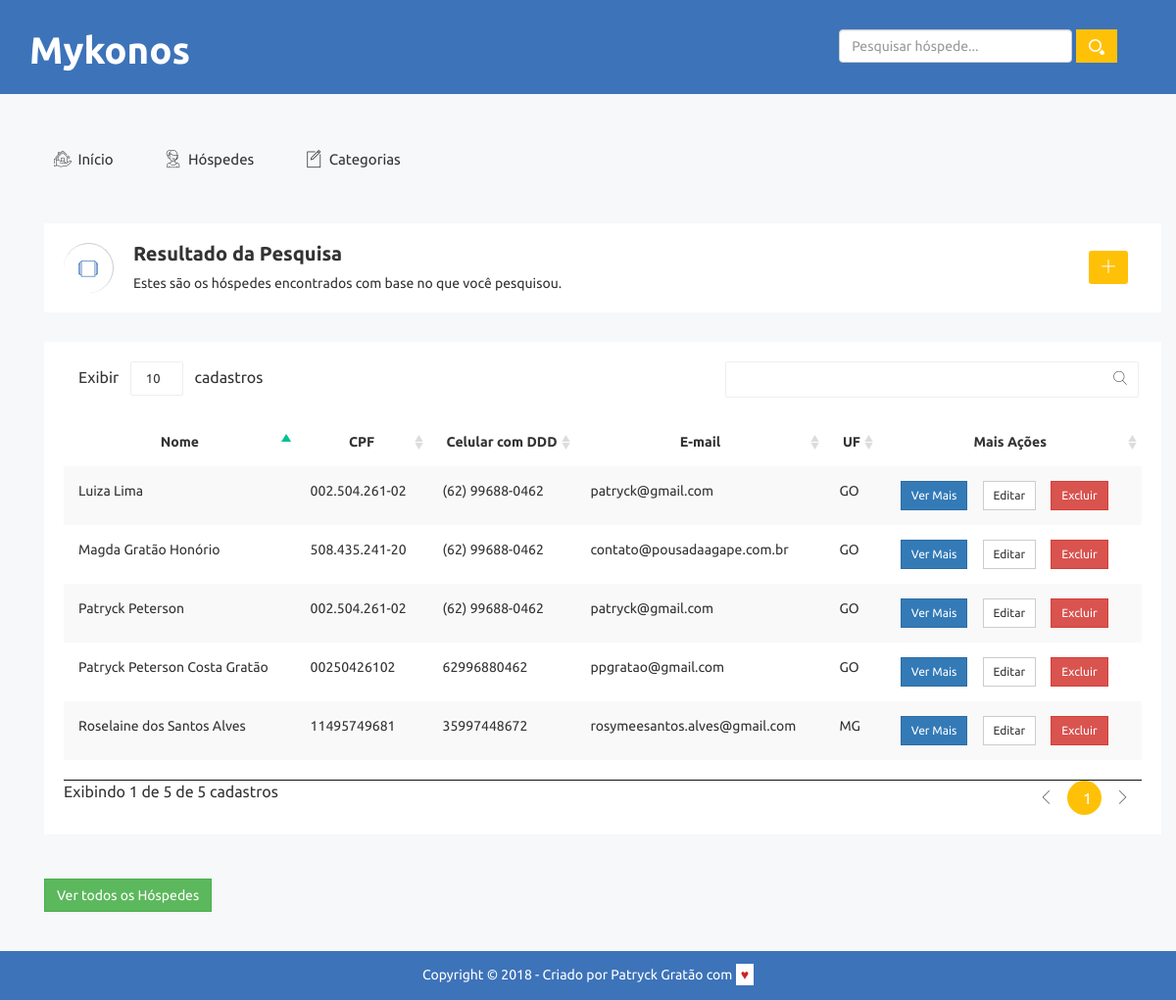
Before: /pesquisar.php with the older database file.
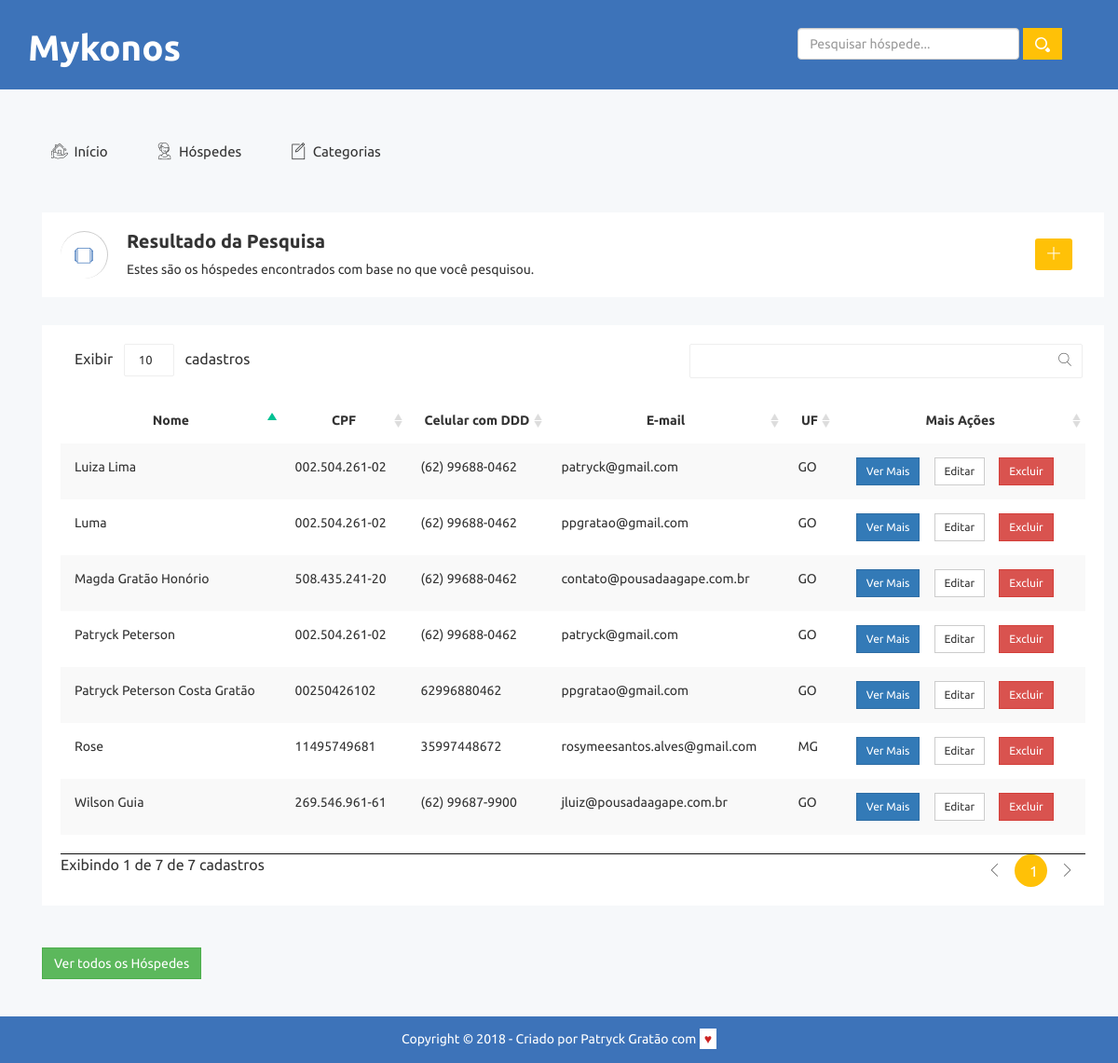
After: the same page with the newer database file.
### tables this page shows
CREATE TABLE `hospedes` (
  `id` int(11) NOT NULL,
  `nome` varchar(255) NOT NULL,
  `cpf` varchar(20) NOT NULL,
  `data_nascimento` varchar(255) DEFAULT NULL,
  `sexo` char(1) DEFAULT NULL,
  `telefone` varchar(50) DEFAULT NULL,
  `celular` varchar(50) DEFAULT NULL,
  `email` varchar(255) DEFAULT NULL,
  `estado_civil` varchar(60) DEFAULT NULL,
  `cep` varchar(30) DEFAULT NULL,
  `rua` varchar(255) DEFAULT NULL,
  `bairro` varchar(255) DEFAULT NULL,
  `cidade` varchar(255) DEFAULT NULL,
  `estado` char(3) DEFAULT NULL,
  `data_checkin` varchar(255) DEFAULT NULL,
  `data_checkout` varchar(255) DEFAULT NULL,
  `qtd_diarias` int(50) DEFAULT NULL,
  `qtd_pagantes` int(50) DEFAULT NULL,
  `preco_diaria` decimal(50,0) DEFAULT NULL,
  `valor_pago` decimal(50,0) DEFAULT NULL,
  `preco_total` decimal(50,0) DEFAULT NULL,
  `total_pagar` decimal(50,0) DEFAULT NULL,
  `info_extras` longtext
);

### banco/banco.php (called while the page is built, shortened)
<?php
	function pesquisaHospede ($conexao, $busca) {
		$encontrados = array();
		$query = "SELECT * FROM hospedes WHERE nome LIKE '%{$busca}%' OR cpf LIKE '%{$busca}%' ORDER BY nome";
		$resultado = mysqli_query($conexao, $query);
		while ($encontrado = mysqli_fetch_assoc($resultado)) {
			array_push($encontrados, $encontrado);
		}
		return $encontrados;
	}

### pesquisar.php (the view, shortened to what this page needs)
<?php
	include("partials/_header.php");
	include("banco/conecta.php");
	include("banco/banco.php");
	$busca = $_GET['pesquisaHospede'];
	$encontrados = pesquisaHospede($conexao, $busca);
?>
<div class="breadcomb-area">
		<div class="container">
			<div class="row">
				<div class="col-lg-12 col-md-12 col-sm-12 col-xs-12">
					<div class="breadcomb-list">
						<div class="row">
							<div class="col-lg-8 col-md-8 col-sm-8 col-xs-12">
								<div class="breadcomb-wp">
									<div class="breadcomb-icon">
										<i class="notika-icon notika-windows"></i>
									</div>
									<div class="breadcomb-ctn">
										<h2>Resultado da Pesquisa</h2>
										<p>Estes são os hóspedes encontrados com base no que você pesquisou. </p>
									</div>
								</div>
							</div>
							<div class="col-lg-4 col-md-4 col-sm-4 col-xs-3">
								<div class="breadcomb-report">
									<a href="cadastrar-hospede.php" data-toggle="tooltip" data-placement="left" title="Cadastrar novo Hóspede" class="btn"><i class="notika-icon notika-plus-symbol"></i></a>
								</div>
							</div>
						</div>
					</div>
				</div>
			</div>
		</div>
	</div>
<?php if (sizeof($encontrados) > 0) { ?>
	<div class="data-table-area">
        <div class="container">
            <div class="row">
                <div class="col-lg-12 col-md-12 col-sm-12 col-xs-12">
                    <div class="data-table-list">
						<div class="table-responsive">
							<table id="data-table-basic" class="table table-striped">
								<thead>
								    <tr>
									   	<th scope="col" class="text-center">Nome</th>
									    <th scope="col" class="text-center">CPF</th>
									    <th scope="col" class="text-center">Celular com DDD</th>
									    <th scope="col" class="text-center">E-mail</th>
									    <th scope="col" class="text-center">UF</th>
									    <th scope="col" class="text-center">Mais Ações</th>
								    </tr>
								  </thead>
								  <tbody>
								  	<?php
								  		foreach ($encontrados as $encontrado) : ?>
								  			<tr>
												<td><?= $encontrado['nome'] ?></td>
												<td><?= $encontrado['cpf'] ?></td>
												<td><?= $encontrado['celular'] ?></td>
												<td><?= $encontrado['email'] ?></td>
												<td><?= $encontrado['estado'] ?></td>
												<td class="mais-acoes text-center">
													<div class="btn-group notika-group-btn material-design-btn">
														<form class="mais-opcoes" action="ver-mais.php" method="post">
															<button class="btn btn-primary btn-sm notika-gp-primary">Ver Mais</button>
														</form>
						                                <form action="editar-hospede.php" class="mais-opcoes" method="post">
						                                	<button class="btn btn-default btn-sm">Editar</button>
						                                </form>
						                                <form class="mais-opcoes" action="remover.php" method="post">
						                                	<button class="btn btn-sm btn-danger notika-gp-danger">Excluir</button>
						                                </form>
					                          		</div>
												 </td>
											</tr>
										<?php endforeach ?>
									</tbody>
							</table>
						</div>
					</div>
				</div>
			</div><br><br>
			<a class="btn btn-success notika-btn-primary btn" href="listar-hospedes.php">Ver todos os Hóspedes</a>
		</div>
	</div>
	<?php }
	include ("partials/_footer.php");
?>

### partials/_header.php (shortened to what this page needs)
<!doctype html>
<html class="no-js" lang="pt_BR">
<head>
    <link rel="stylesheet" href="assets/css/bootstrap.min.css">
    <link rel="stylesheet" href="assets/css/font-awesome.min.css">
    <link rel="stylesheet" href="assets/css/owl.carousel.css">
    <link rel="stylesheet" href="assets/css/owl.theme.css">
    <link rel="stylesheet" href="assets/css/owl.transitions.css">
    <link rel="stylesheet" href="assets/css/meanmenu/meanmenu.min.css">
    <link rel="stylesheet" href="assets/css/animate.css">
    <link rel="stylesheet" href="assets/css/summernote/summernote.css">
    <link rel="stylesheet" href="assets/css/themesaller-forms.css">
    <link rel="stylesheet" href="assets/css/normalize.css">
    <link rel="stylesheet" href="assets/css/scrollbar/jquery.mCustomScrollbar.min.css">
    <link rel="stylesheet" href="assets/css/jvectormap/jquery-jvectormap-2.0.3.css">
    <link rel="stylesheet" href="assets/css/notika-custom-icon.css">
    <link rel="stylesheet" href="assets/css/bootstrap-select/bootstrap-select.css">
    <link rel="stylesheet" href="assets/css/datapicker/datepicker3.css">
    <link rel="stylesheet" href="assets/css/dialog/sweetalert2.min.css">
    <link rel="stylesheet" href="assets/css/dialog/dialog.css">
    <link rel="stylesheet" href="assets/css/color-picker/farbtastic.css">
    <link rel="stylesheet" href="assets/css/chosen/chosen.css">
    <link rel="stylesheet" href="assets/css/notification/notification.css">
    <link rel="stylesheet" href="assets/css/dropzone/dropzone.css">
    <link rel="stylesheet" href="assets/css/wave/waves.min.css">
    <link rel="stylesheet" href="assets/css/jquery.dataTables.min.css">
    <link rel="stylesheet" href="assets/css/wave/waves.min.css">
    <link rel="stylesheet" href="assets/css/main.css">
    <link rel="stylesheet" href="assets/css/style.css">
    <link rel="stylesheet" href="assets/css/responsive.css">
    <link rel="stylesheet" href="assets/css/mykonos.css">
</head>
<body>
    <div class="header-top-area">
        <div class="container">
            <div class="row">
                <div class="col-lg-4 col-md-4 col-sm-12 col-xs-12">
                    <div class="logo-area">
                        <h1 class="logo-text"><a href="index.php">Mykonos</a></h1>
                    </div>
                </div>
                <div class="col-lg-8 col-md-8 col-sm-12 col-xs-12">
                    <div class="header-top-menu">
                        <ul class="nav navbar-nav notika-top-nav mykonos-search">
                            <form class="form-inline my-2 my-lg-0 pesquisaHospede" action="pesquisar.php">
                              <input class="form-control mr-sm-2" type="text" placeholder="Pesquisar hóspede..." aria-label="Pesquisar" name="pesquisaHospede">
                              <button class="btn nk-amber" type="submit"><img src="assets/img/search.png"></button>
                            </form>
                        </ul>
                    </div>
                </div>
            </div>
        </div>
    </div>
    <div class="main-menu-area mg-tb-40">
        <div class="container">
            <div class="row">
                <div class="col-lg-12 col-md-12 col-sm-12 col-xs-12">
                    <ul class="nav nav-tabs notika-menu-wrap menu-it-icon-pro">
                        <li class=""><a href="index.php"><i class="notika-icon notika-house"></i> Início</a>
                        </li>
                        <li><a data-toggle="tab" href="#menuHospedes"><i class="notika-icon notika-support"></i> Hóspedes</a>
                        </li>
                        <li><a data-toggle="tab" href="#menuCategorias"><i class="notika-icon notika-edit"></i> Categorias</a>
                        </li>
                    </ul>
                </div>
            </div>
        </div>
    </div>
    <div class="notika-status-area">
        <div class="container">

### partials/_footer.php (shortened to what this page needs)
        </div>
    </div>
    <div class="footer-copyright-area">
        <div class="container">
            <div class="row">
                <div class="col-lg-12 col-md-12 col-sm-12 col-xs-12">
                    <div class="footer-copy-right">
                        <p>Copyright © 2018 - Criado por <a href="http://p23.com.br" target="_blank">Patryck Gratão</a> com <span class="amor"> &hearts;</span></p>
                    </div>
                </div>
            </div>
        </div>
    </div>
</body>
</html>

### assets/css/themesaller-forms.css (style rules this page uses)
html, body { border: 0; margin: 0; padding: 0; font-size: 100%; vertical-align: baseline; font: inherit; }
body { margin: 0; padding: 0; background:url(../images/body_bg.jpg) no-repeat center top; }

### assets/css/main.css (style rules this page uses)
html { color: #222; font-size: 1em; line-height: 1.4; }
audio, canvas, iframe, img, svg, video { vertical-align: middle; }

### assets/css/mykonos.css (style rules this page uses)
.logo-text a { color: #fff; font-size: 1.2em; }
body { font-family: 'Ubuntu', sans-serif; }
.mykonos-search { margin: 1em; padding: 14px 0; }
.amor { color: #cc2222; background-color: #fff; padding: 3px 5px; }
.mais-opcoes { display: inline; }
.btn { border-radius: 0; margin-right: 1em; }

Changed rows visible on the page:
added hospedes: nome "Luma", cpf "002.504.261-02", celular "(62) 99688-0462", email "ppgratao@gmail.com", estado "GO"
changed hospedes "rosymeesantos.alves@gmail.com": nome "Roselaine dos Santos Alves" → "Rose"
added hospedes: nome "Wilson Guia", cpf "269.546.961-61", celular "(62) 99687-9900", email "jluiz@pousadaagape.com.br", estado "GO"
Other visible differences:
text written by a page script: "Exibir cadastros Exibindo 1 de 5 de 5 cadastros 1" → "Exibir cadastros Exibindo 1 de 7 de 7 cadastros 1"
